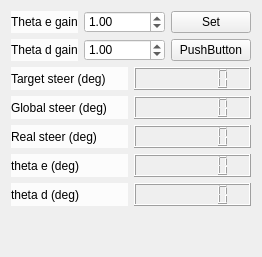
            <widget class="QWidget" name="page_5">
             <attribute name="label">
              <string>Path Tracking</string>
             </attribute>
             <layout class="QVBoxLayout" name="verticalLayout_23">
              <item>
               <layout class="QHBoxLayout" name="horizontalLayout_15">
                <item>
                 <widget class="QLabel" name="label_11">
                  <property name="styleSheet">
                   <string notr="true">background-color: rgba(255, 255, 255, 200);</string>
                  </property>
                  <property name="text">
                   <string>Theta e gain</string>
                  </property>
                 </widget>
                </item>
                <item>
                 <widget class="QDoubleSpinBox" name="dspin_pt_e_gain">
                  <property name="styleSheet">
                   <string notr="true">background-color: rgb(255, 255, 255);</string>
                  </property>
                  <property name="minimum">
                   <double>-10000.000000000000000</double>
                  </property>
                  <property name="maximum">
                   <double>10000.000000000000000</double>
                  </property>
                  <property name="value">
                   <double>1.000000000000000</double>
                  </property>
                 </widget>
                </item>
                <item>
                 <widget class="QPushButton" name="btn_pp_gain">
                  <property name="text">
                   <string>Set</string>
                  </property>
                 </widget>
                </item>
               </layout>
              </item>
              <item>
               <layout class="QHBoxLayout" name="horizontalLayout_26">
                <item>
                 <widget class="QLabel" name="label_22">
                  <property name="styleSheet">
                   <string notr="true">background-color: rgba(255, 255, 255, 200);</string>
                  </property>
                  <property name="text">
                   <string>Theta d gain</string>
                  </property>
                 </widget>
                </item>
                <item>
                 <widget class="QDoubleSpinBox" name="dspin_pt_d_gain">
                  <property name="styleSheet">
                   <string notr="true">background-color: rgb(255, 255, 255);</string>
                  </property>
                  <property name="minimum">
                   <double>-10000.000000000000000</double>
                  </property>
                  <property name="maximum">
                   <double>10000.000000000000000</double>
                  </property>
                  <property name="value">
                   <double>1.000000000000000</double>
                  </property>
                 </widget>
                </item>
                <item>
                 <widget class="QPushButton" name="pushButton_3">
                  <property name="text">
                   <string>PushButton</string>
                  </property>
                 </widget>
                </item>
               </layout>
              </item>
              <item>
               <layout class="QHBoxLayout" name="horizontalLayout_21">
                <item>
                 <widget class="QLabel" name="label_17">
                  <property name="styleSheet">
                   <string notr="true">background-color: rgba(255, 255, 255, 200);</string>
                  </property>
                  <property name="text">
                   <string>Target steer (deg)</string>
                  </property>
                 </widget>
                </item>
                <item>
                 <widget class="QLCDNumber" name="lcd_target_steer">
                  <property name="digitCount">
                   <number>7</number>
                  </property>
                 </widget>
                </item>
               </layout>
              </item>
              <item>
               <layout class="QHBoxLayout" name="horizontalLayout_25">
                <item>
                 <widget class="QLabel" name="label_21">
                  <property name="styleSheet">
                   <string notr="true">background-color: rgba(255, 255, 255, 200);</string>
                  </property>
                  <property name="text">
                   <string>Global steer (deg)</string>
                  </property>
                 </widget>
                </item>
                <item>
                 <widget class="QLCDNumber" name="lcd_global_steer">
                  <property name="digitCount">
                   <number>7</number>
                  </property>
                 </widget>
                </item>
               </layout>
              </item>
              <item>
               <layout class="QHBoxLayout" name="horizontalLayout_24">
                <item>
                 <widget class="QLabel" name="label_20">
                  <property name="styleSheet">
                   <string notr="true">background-color: rgba(255, 255, 255, 200);</string>
                  </property>
                  <property name="text">
                   <string>Real steer (deg)</string>
                  </property>
                 </widget>
                </item>
                <item>
                 <widget class="QLCDNumber" name="lcd_real_steer">
                  <property name="digitCount">
                   <number>7</number>
                  </property>
                 </widget>
                </item>
               </layout>
              </item>
              <item>
               <layout class="QHBoxLayout" name="horizontalLayout_23">
                <item>
                 <widget class="QLabel" name="label_18">
                  <property name="styleSheet">
                   <string notr="true">background-color: rgba(255, 255, 255, 200);</string>
                  </property>
                  <property name="text">
                   <string>theta e (deg)</string>
                  </property>
                 </widget>
                </item>
                <item>
                 <widget class="QLCDNumber" name="lcd_theta_e">
                  <property name="digitCount">
                   <number>7</number>
                  </property>
                 </widget>
                </item>
               </layout>
              </item>
              <item>
               <layout class="QHBoxLayout" name="horizontalLayout_22">
                <item>
                 <widget class="QLabel" name="label_19">
                  <property name="styleSheet">
                   <string notr="true">background-color: rgba(255, 255, 255, 200);</string>
                  </property>
                  <property name="text">
                   <string>theta d (deg)</string>
                  </property>
                 </widget>
                </item>
                <item>
                 <widget class="QLCDNumber" name="lcd_theta_d">
                  <property name="digitCount">
                   <number>7</number>
                  </property>
                 </widget>
                </item>
               </layout>
              </item>
              <item>
               <spacer name="verticalSpacer_5">
                <property name="orientation">
                 <enum>Qt::Vertical</enum>
                </property>
                <property name="sizeHint" stdset="0">
                 <size>
                  <width>20</width>
                  <height>40</height>
                 </size>
                </property>
               </spacer>
              </item>
             </layout>
            </widget>
